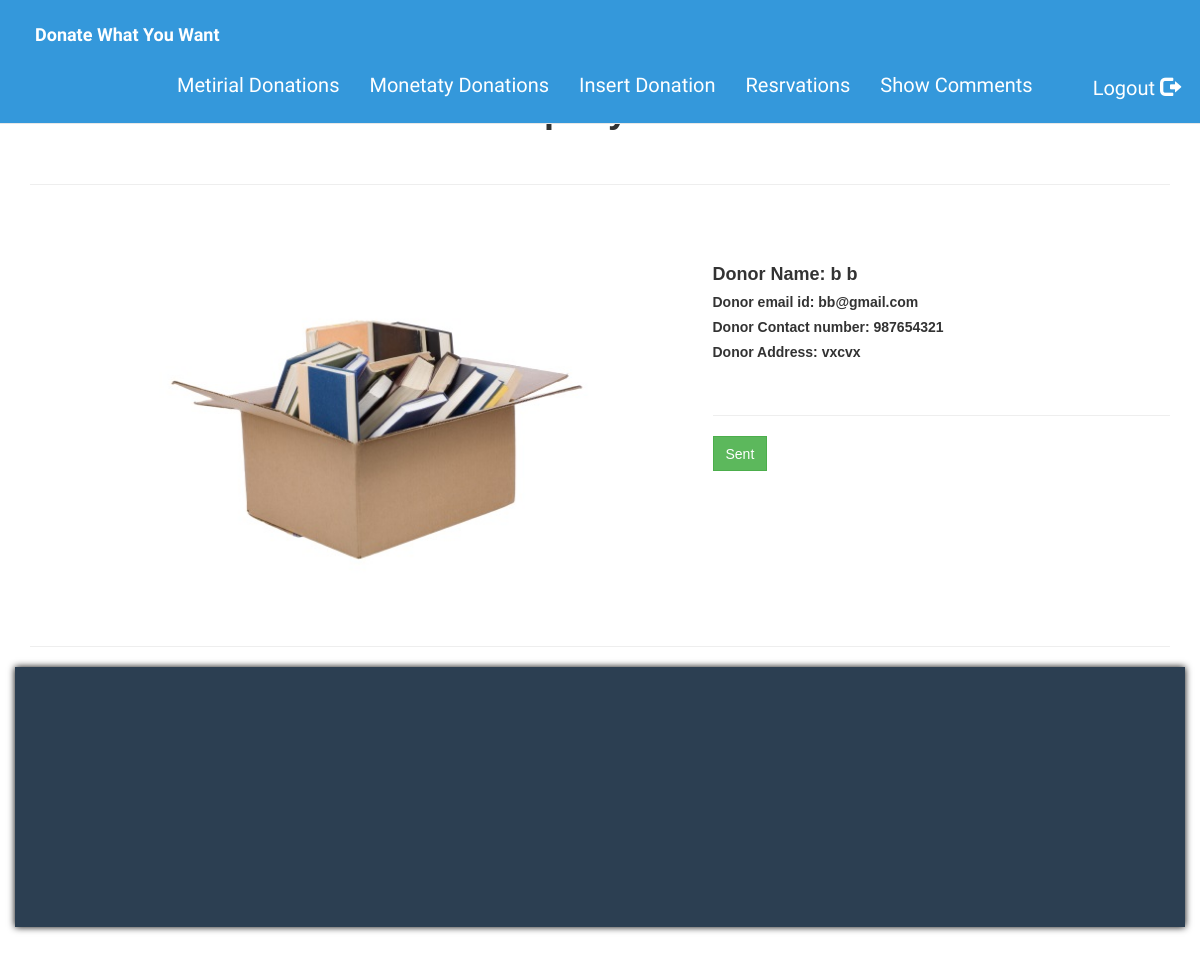
/modules/donations/donation_by_user.php?problemcode=43, run on the app's committed database.
### tables this page shows
CREATE TABLE IF NOT EXISTS `mh_user_data` (
  `user_first_name` varchar(15) NOT NULL,
  `user_last_name` varchar(15) NOT NULL,
  `user_email` varchar(40) NOT NULL,
  `user_donor` varchar(1) DEFAULT NULL,
  `user_password` varchar(40) NOT NULL,
  `user_address` varchar(100) NOT NULL,
  `user_contact_number` int(12) NOT NULL,
  PRIMARY KEY (`user_first_name`,`user_last_name`,`user_email`)
);

CREATE TABLE IF NOT EXISTS `metirial_donation` (
  `metirial_id` int(11) NOT NULL AUTO_INCREMENT,
  `metirial_name` varchar(60) NOT NULL,
  `category` varchar(30) NOT NULL,
  `picture` varchar(60) DEFAULT NULL,
  `sent` int(1) NOT NULL,
  `reserved` int(1) NOT NULL,
  `recieved` int(1) NOT NULL,
  PRIMARY KEY (`metirial_id`)
);

### modules/donations/donation_by_user.php (the view, shortened to what this page needs)
<!DOCTYPE html>
<html lang="en">
  <head>
    <link href="css/bootstrap.min.css" rel="stylesheet">
	<link href="css/custom.css" rel="stylesheet">
	<link rel="stylesheet" href="https://maxcdn.bootstrapcdn.com/font-awesome/4.4.0/css/font-awesome.min.css">
	<?php include "donation_store_header_footer.php";?>
  </head>
  <body>
			<?php
			$servername = "localhost";
			$username = "root";
			$password = "";
			$dbname = "userdata";
			$code = $_GET["problemcode"];
			$conn = new mysqli($servername, $username, $password, $dbname);
			$sql = "select * from mh_user_data natural join metirial_donation_user natural join metirial_donation where metirial_id=$code";
			$result = $conn->query($sql);
			if($result->num_rows > 0)
			{
				$row = $result->fetch_assoc();
					$f_name_= $row["user_first_name"];
					$l_name_= $row["user_last_name"];
					$email_= $row["user_email"];
					$pic_= $row["picture"];
					$recieved_ = $row["recieved"];
					$address_= $row["user_address"];
					$contact_= $row["user_contact_number"];
			}
			?>
		<div class="container">
			<div class="row">
				<div class="col-md-12">
					<h1 style="text-align:center">Company Name </h1>
					<br>
					<hr>
				</div>
			</div>
			<div style="height:50px"></div>
			<div class="row">
				<div class="col-md-1"></div>
				<div class="col-md-6">
					<img src= <?php echo $pic_ ?>>
				</div>
				<div class="col-md-5">
					<h4 >Donor Name: <?php echo $f_name_ . " ". $l_name_;?> </h4>
					<h5 >Donor email id: <?php echo $email_;?></h5>
					<h5 >Donor Contact number: <?php echo $contact_;?></h5>
					<h5 >Donor Address: <?php echo $address_;?></h5>
					<br>
					<hr>
					<?php
					if($recieved_ == 0)
					{
						echo '<form method="post" action="select_recieved_items.php">  <input type="submit" name="submit" value="Recieved" onclick="confirm_deletion()"	';
						echo 'class="btn btn-primary">';
					}
					else
					{
						echo '<form method="post" action="mark_sent_items.php"> <input type="submit" name="submit" value="Sent" 	onclick="confirm_deletion()"	';
						echo 'class="btn btn-success">';
					}
					?>
					</form>
				</div>
			</div>
		<hr>
		<div class="row" style="padding:5px; border:1px sloid #676767; box-shadow: 0 0 7px #000;background:rgb(44,63,82)">
		<div style="height:250px; width:400px;; background:rgb(44,63,82)"></div>
		</div>
		</div>
  </body>
</html>

### modules/donations/css/custom.css (style rules this page uses)
body { padding-top:70px; padding-bottom:20px; }

### modules/donations/css/master-ui.css (style rules this page uses)
body { font-family: 'Source Sans Pro', sans-serif; font-size: 1.7em; margin-bottom: 25px; color: #333; }
h1, h2, h3, h4, h5, h6 { font-weight: 700; }
.btn { border-radius: 0; transition: background-color 0.5s, border 0.5s; height: 35px; }

### modules/donations/donation_by_user.php (style rules this page uses)
img { width:90%; }

### data on the page
mh_user_data: metirial_donation.picture (picture), user_first_name "b", user_last_name "b", user_email "bb@gmail.com", user_contact_number "987654321", user_address "vxcvx"
